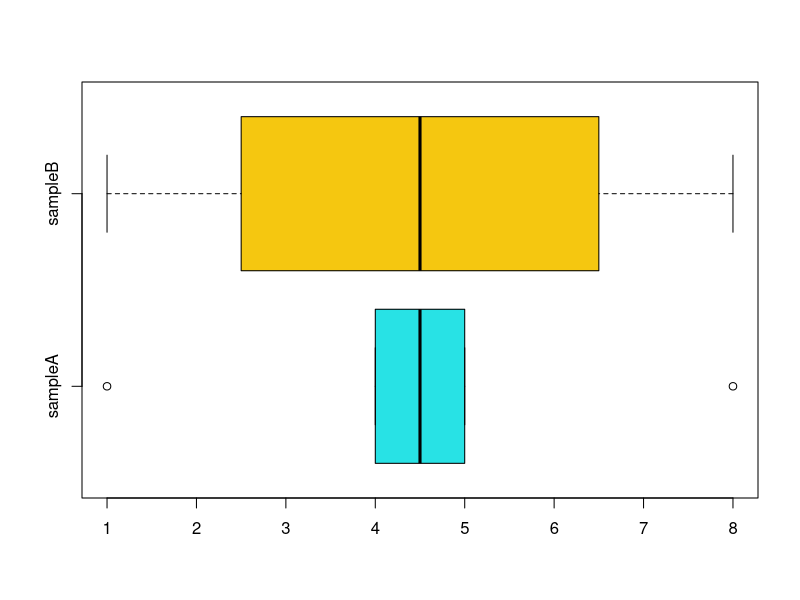
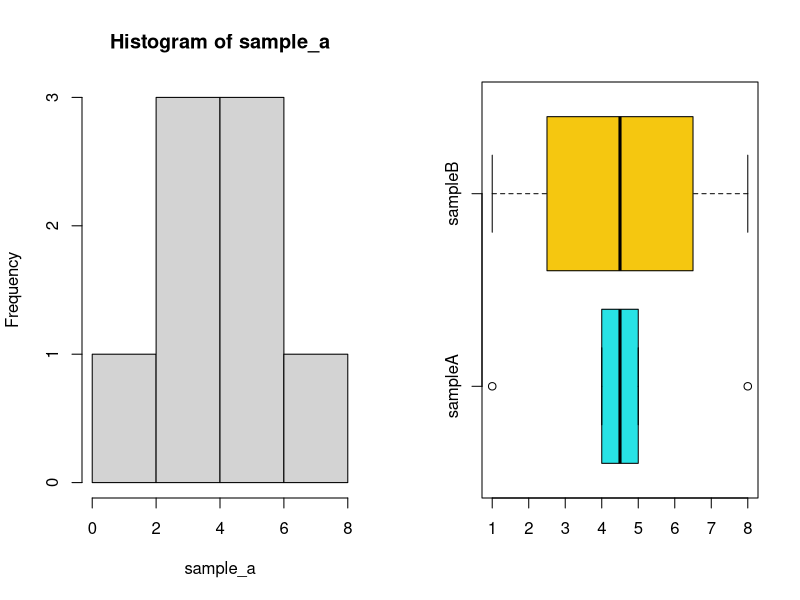

Reproduce these figures in R, in order.
sample_b = c(1,2,3,4,5,6,7,8)
sample_a = c(1,4,4,4,5,5,5,8)
boxplot(sample_a,sample_b,col = c(5,7),horizontal = TRUE,names = c('sampleA','sampleB'))
par(mfrow = c(1,2))
hist(sample_a)
boxplot(sample_a,sample_b,col = c(5,7),horizontal = TRUE,names = c('sampleA','sampleB'))

